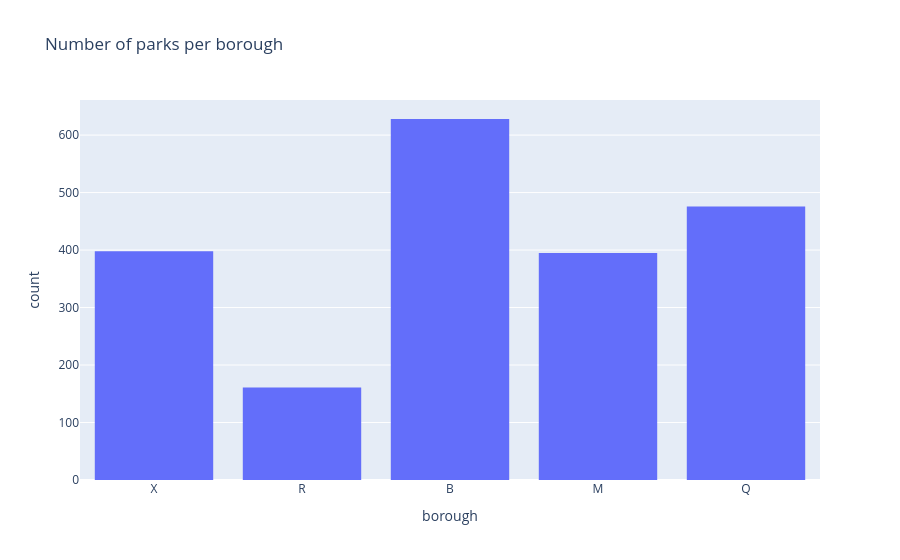

Notebook cell for this chart:
### Code cell
import plotly.express as px

px.histogram(
    parks,
    x="borough",
    title="Number of parks per borough",
)

### Figure 1 — Plotly figure (JSON) as saved in the notebook; plotly's stock layout.template omitted (floating-point values rounded to 4 significant figures; data arrays with more than 128 entries replaced by an {"elided": "..."} marker saying what was removed)
{"data": [{"bingroup": "x", "hovertemplate": "borough=%{x}<br>count=%{y}<extra></extra>", "legendgroup": "", "marker": {"color": "#636efa", "pattern": {"shape": ""}}, "name": "", "orientation": "v", "showlegend": false, "type": "histogram", "x": {"elided": "2058 str values"}, "xaxis": "x", "yaxis": "y"}], "layout": {"barmode": "relative", "legend": {"tracegroupgap": 0}, "title": {"text": "Number of parks per borough"}, "xaxis": {"anchor": "y", "domain": [0, 1], "title": {"text": "borough"}}, "yaxis": {"anchor": "x", "domain": [0, 1], "title": {"text": "count"}}}}
